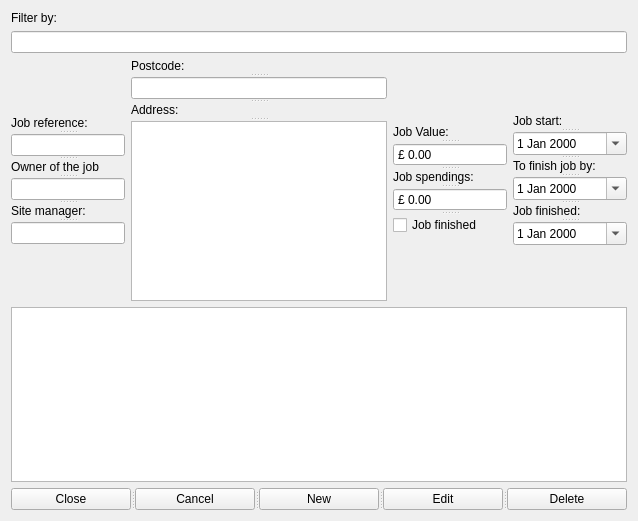
<?xml version="1.0" encoding="UTF-8"?>
<ui version="4.0">
 <class>mdiJob</class>
 <widget class="QWidget" name="mdiJob">
  <property name="geometry">
   <rect>
    <x>0</x>
    <y>0</y>
    <width>638</width>
    <height>521</height>
   </rect>
  </property>
  <property name="windowTitle">
   <string>All our jobs</string>
  </property>
  <layout class="QGridLayout" name="gridLayout">
   <item row="1" column="0" colspan="4">
    <widget class="QLineEdit" name="editFilter"/>
   </item>
   <item row="2" column="3">
    <widget class="QSplitter" name="splitter_5">
     <property name="sizePolicy">
      <sizepolicy hsizetype="Preferred" vsizetype="Fixed">
       <horstretch>0</horstretch>
       <verstretch>0</verstretch>
      </sizepolicy>
     </property>
     <property name="orientation">
      <enum>Qt::Vertical</enum>
     </property>
     <widget class="QLabel" name="label_3">
      <property name="text">
       <string>Job start:</string>
      </property>
     </widget>
     <widget class="QDateEdit" name="editJobStart">
      <property name="calendarPopup">
       <bool>true</bool>
      </property>
     </widget>
     <widget class="QLabel" name="label_4">
      <property name="text">
       <string>To finish job by:</string>
      </property>
     </widget>
     <widget class="QDateEdit" name="editJobFinishBy">
      <property name="calendarPopup">
       <bool>true</bool>
      </property>
     </widget>
     <widget class="QLabel" name="label_5">
      <property name="text">
       <string>Job finished:</string>
      </property>
     </widget>
     <widget class="QDateEdit" name="editJobFinished">
      <property name="calendarPopup">
       <bool>true</bool>
      </property>
     </widget>
    </widget>
   </item>
   <item row="5" column="0" colspan="4">
    <widget class="QTableView" name="tableView">
     <property name="editTriggers">
      <set>QAbstractItemView::NoEditTriggers</set>
     </property>
    </widget>
   </item>
   <item row="0" column="0">
    <widget class="QLabel" name="lblFilter">
     <property name="text">
      <string>Filter by:</string>
     </property>
    </widget>
   </item>
   <item row="2" column="0">
    <widget class="QSplitter" name="splitter_2">
     <property name="sizePolicy">
      <sizepolicy hsizetype="Preferred" vsizetype="Fixed">
       <horstretch>0</horstretch>
       <verstretch>0</verstretch>
      </sizepolicy>
     </property>
     <property name="orientation">
      <enum>Qt::Vertical</enum>
     </property>
     <widget class="QLabel" name="label_6">
      <property name="text">
       <string>Job reference:</string>
      </property>
     </widget>
     <widget class="QLineEdit" name="editReference"/>
     <widget class="QLabel" name="label_8">
      <property name="text">
       <string>Owner of the job</string>
      </property>
     </widget>
     <widget class="QLineEdit" name="editOwner"/>
     <widget class="QLabel" name="label_9">
      <property name="text">
       <string>Site manager:</string>
      </property>
     </widget>
     <widget class="QLineEdit" name="editSiteManager"/>
    </widget>
   </item>
   <item row="2" column="2">
    <widget class="QSplitter" name="splitter_4">
     <property name="sizePolicy">
      <sizepolicy hsizetype="Preferred" vsizetype="Fixed">
       <horstretch>0</horstretch>
       <verstretch>0</verstretch>
      </sizepolicy>
     </property>
     <property name="orientation">
      <enum>Qt::Vertical</enum>
     </property>
     <widget class="QLabel" name="label_7">
      <property name="text">
       <string>Job Value:</string>
      </property>
     </widget>
     <widget class="QDoubleSpinBox" name="editJobValue">
      <property name="buttonSymbols">
       <enum>QAbstractSpinBox::NoButtons</enum>
      </property>
      <property name="showGroupSeparator" stdset="0">
       <bool>true</bool>
      </property>
      <property name="prefix">
       <string>£ </string>
      </property>
      <property name="maximum">
       <double>100000000000000000000.000000000000000</double>
      </property>
     </widget>
     <widget class="QLabel" name="label_10">
      <property name="text">
       <string>Job spendings:</string>
      </property>
     </widget>
     <widget class="QDoubleSpinBox" name="editJobSpendings">
      <property name="buttonSymbols">
       <enum>QAbstractSpinBox::NoButtons</enum>
      </property>
      <property name="showGroupSeparator" stdset="0">
       <bool>true</bool>
      </property>
      <property name="prefix">
       <string>£ </string>
      </property>
      <property name="maximum">
       <double>100000000000000000000.000000000000000</double>
      </property>
     </widget>
     <widget class="QCheckBox" name="editJobClosed">
      <property name="text">
       <string>Job finished</string>
      </property>
     </widget>
    </widget>
   </item>
   <item row="6" column="0" colspan="4">
    <widget class="QSplitter" name="splitter">
     <property name="sizePolicy">
      <sizepolicy hsizetype="Preferred" vsizetype="Preferred">
       <horstretch>0</horstretch>
       <verstretch>0</verstretch>
      </sizepolicy>
     </property>
     <property name="orientation">
      <enum>Qt::Horizontal</enum>
     </property>
     <widget class="QPushButton" name="buttonClose">
      <property name="text">
       <string>Close</string>
      </property>
     </widget>
     <widget class="QPushButton" name="buttonCancel">
      <property name="text">
       <string>Cancel</string>
      </property>
     </widget>
     <widget class="QPushButton" name="buttonNew">
      <property name="text">
       <string>New</string>
      </property>
     </widget>
     <widget class="QPushButton" name="buttonEdit">
      <property name="text">
       <string>Edit</string>
      </property>
     </widget>
     <widget class="QPushButton" name="buttonDelete">
      <property name="text">
       <string>Delete</string>
      </property>
     </widget>
    </widget>
   </item>
   <item row="2" column="1">
    <widget class="QSplitter" name="splitter_3">
     <property name="sizePolicy">
      <sizepolicy hsizetype="Preferred" vsizetype="Fixed">
       <horstretch>0</horstretch>
       <verstretch>0</verstretch>
      </sizepolicy>
     </property>
     <property name="orientation">
      <enum>Qt::Vertical</enum>
     </property>
     <widget class="QLabel" name="label">
      <property name="text">
       <string>Postcode:</string>
      </property>
     </widget>
     <widget class="QLineEdit" name="editPostcode"/>
     <widget class="QLabel" name="label_2">
      <property name="text">
       <string>Address:</string>
      </property>
     </widget>
     <widget class="QTextEdit" name="editAddress"/>
    </widget>
   </item>
  </layout>
 </widget>
 <resources/>
 <connections/>
</ui>
